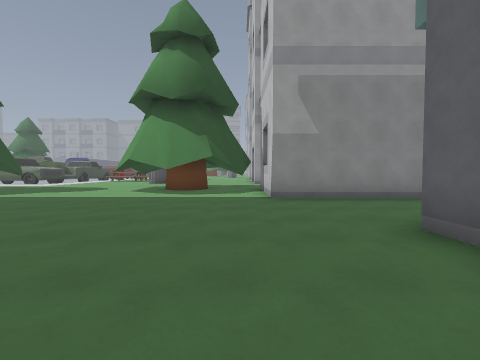
[1] (above)

22 first-person views from a walk through a 3-D level made in the Godot game engine. The camera is 1.4 m above the floor, tilts 2° down and sees 90° across. The floor is counted in squares, 2 m on a side. Each view is taken from the middle of a square. On the plan, view 1 faces up. The plan holds only what a view shows up to about 9 squares ahead; the rest is blank. The place goes on beyond the plan. Surface patterns are stand-ins for the level's own textures.

[2]
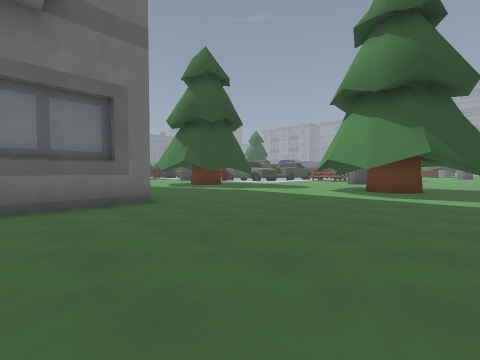

[3]
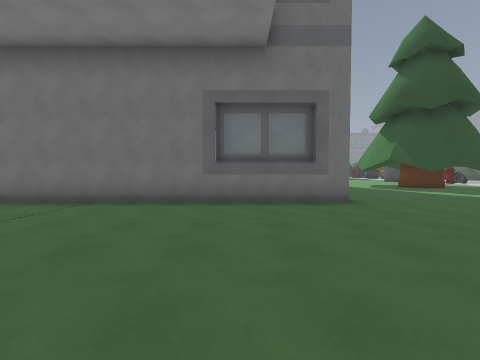

[4]
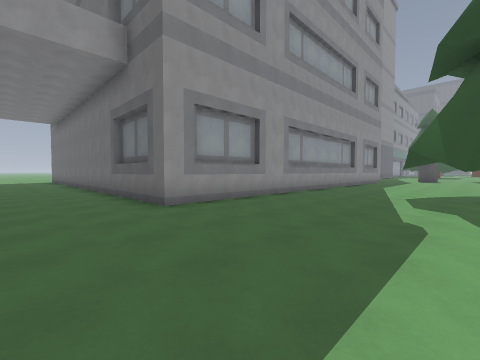

[5]
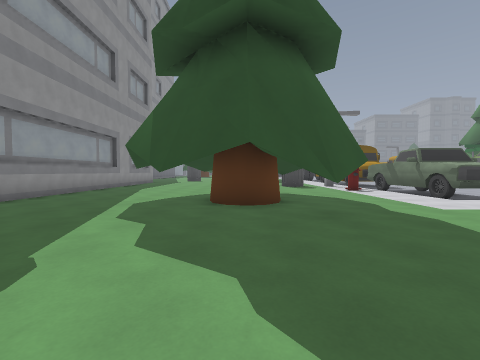

[6]
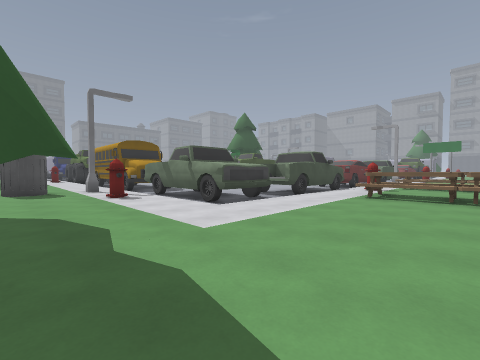

[7]
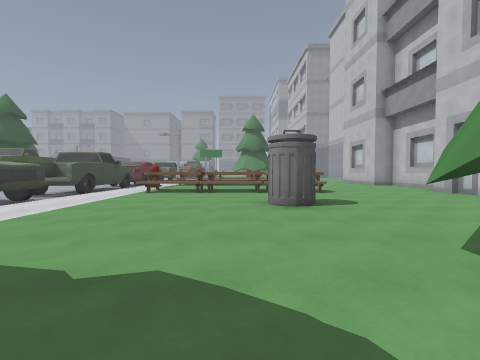

[8]
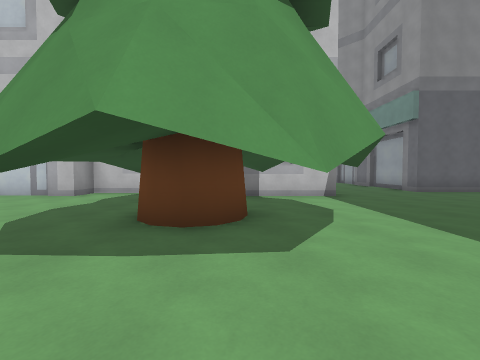

[9]
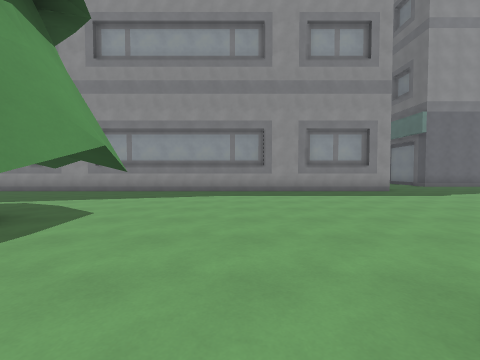

[10]
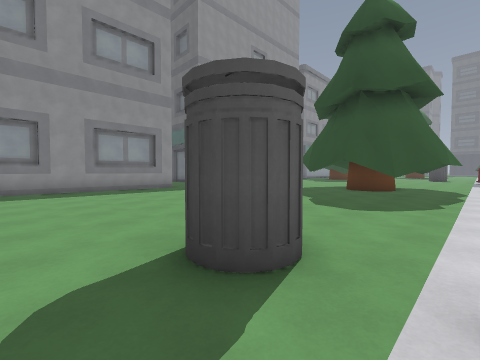

[11]
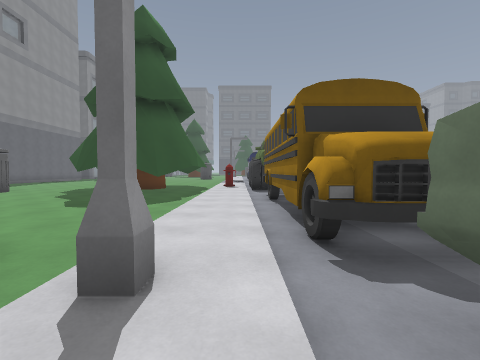

[12]
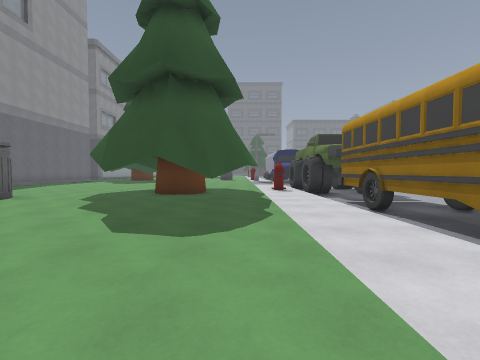

[13]
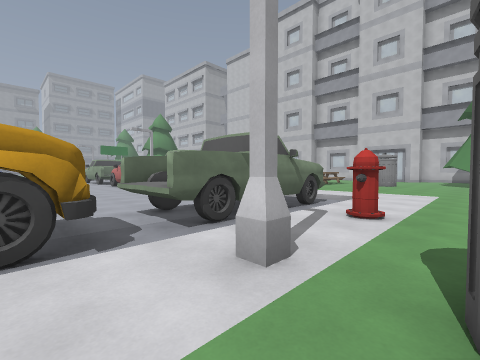

[14]
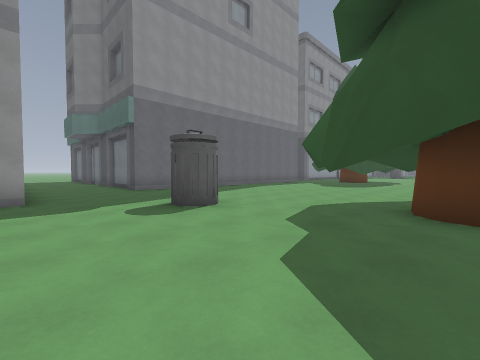

[15]
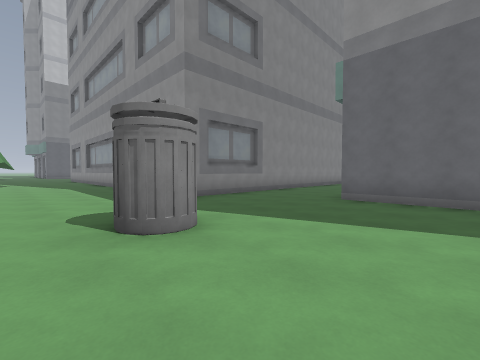

[16]
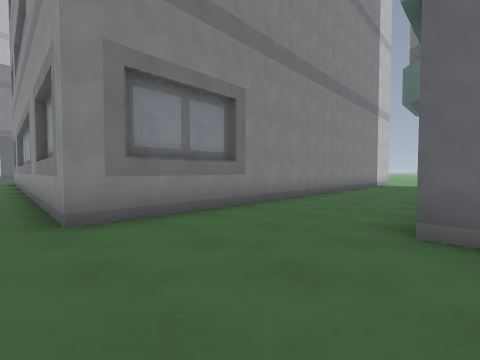

[17]
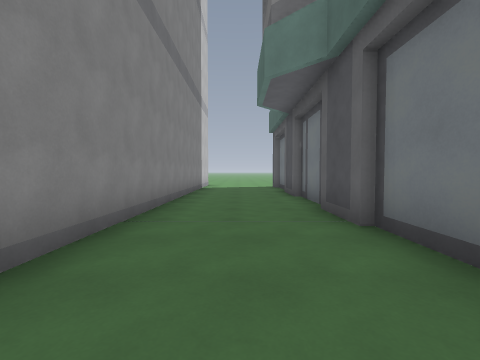

[18]
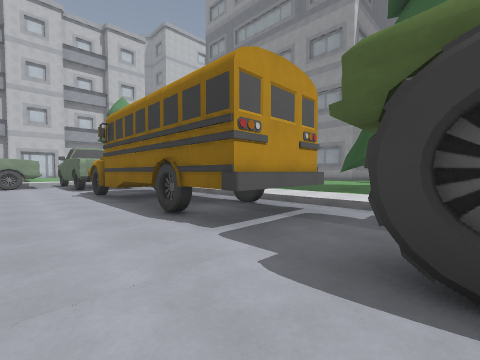

[19]
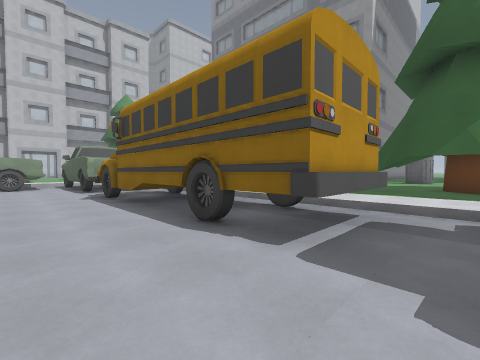

[20]
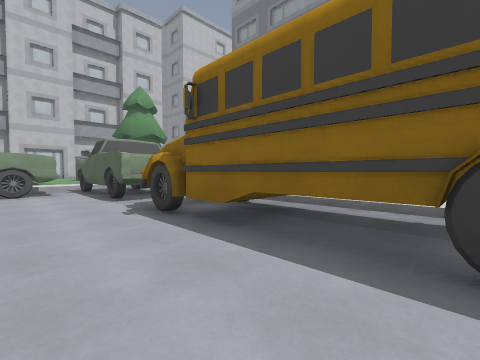

[21]
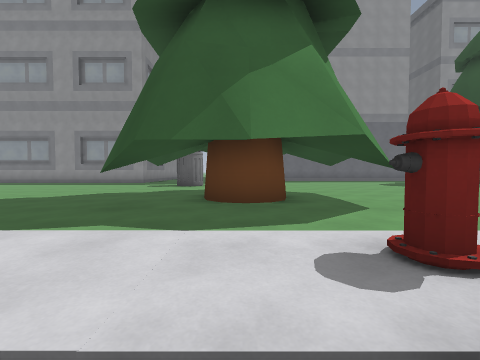

[22]
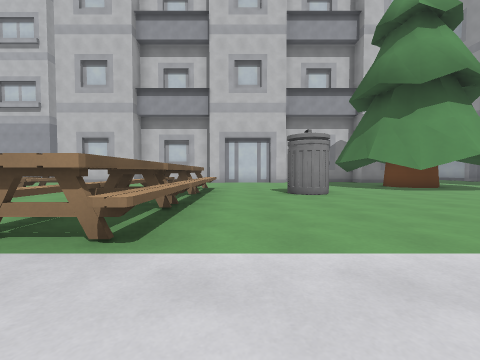

### Floor plan
Key: @ floor where view 1 was taken; # wall or solid block; . main floor; - floor 0.25 m lower than the main floor; / step, stairs or slope; T tree; B building; R truck; H hydrant; A table; I bin; U bus.
Columns run from 26 left of view 1 to 5 right of it. Each row starts with its distance up from view 1.
 18 -------------RR/.AAAAAAA....
 17 -------------RR/.AAAAAAA...#
 16 R-UUUUUUU-RRRRR/...........#
 15 R-U U UUUURRRRR/...........#
 14 R-UUUUUUU-RRRRR/.....I.....##
 13 ............................#
 12 H...........H............T..#
 11 ..T.......I...........T...T
 10 .T.T.....II...T..T.....TT..
  9 T............T.T.T....T.T..#
  8 .T.T...........TT.....T...T#
  7 .............T...T......T..#####
  6 .T.............T...............
  5 ...I...........................
  4 ...I..........................
  3 ..............................
  2 ......###############........
  1 ......#             #........
  0 ###...#             #.....@
 -1   #...#             #.....
 -2   #...#             #....
 -3   B...#             #...
 -4   #...#             #...
 -5   #...#             #.
 -6   #...#
 -7   #...#

Where each view was taken, in squares from view 1:
view 1: 0 up, 0 right, facing up
view 2: 0 up, 0 right, facing up-left
view 3: 0 up, 0 right, facing left
view 4: 7 up, 3 left, facing down-left
view 5: 8 up, 5 left, facing left
view 6: 10 up, 7 left, facing up-left
view 7: 9 up, 6 left, facing up
view 8: 9 up, 6 left, facing right
view 9: 11 up, 15 left, facing down
view 10: 12 up, 15 left, facing down-left
view 11: 13 up, 15 left, facing left
view 12: 11 up, 17 left, facing left
view 13: 11 up, 18 left, facing up-right
view 14: 9 up, 20 left, facing down-left
view 15: 6 up, 26 left, facing down-right
view 16: 3 up, 24 left, facing down-right
view 17: 0 up, 22 left, facing down
view 18: 18 up, 26 left, facing down-right
view 19: 18 up, 25 left, facing down-right
view 20: 18 up, 22 left, facing down-right
view 21: 14 up, 25 left, facing down
view 22: 16 up, 11 left, facing right
